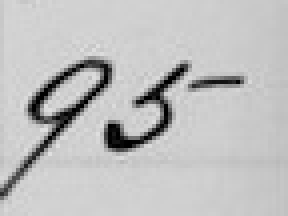
#> input picture Crop_150/1884-11-04_crop_6_7.jpg, 72 x 54 px (shown 4 times larger); its folder holds only this picture in this run
$ python row_column_split_bulk.py --folder Crop_150
#> lines starting #> are read from the running program, lines starting #| are printed output that depends on the picture; after the words box and inside, x2 and y2 are one past the last pixel; in counts of white or black regions, pixels touching at a corner belong together
# USAGE
# python row_column_split_bulk.py -f folder_name

import cv2
import numpy as np
import argparse
import os
import glob
from natsort import natsorted

# construct the argument parser and parse the arguments
ap = argparse.ArgumentParser()
ap.add_argument("-f", "--folder", type=str,
	help="path to input folder")
args = vars(ap.parse_args())


def split(img, pa):
	# greyscale
	gray = cv2.cvtColor(img, cv2.COLOR_BGR2GRAY)

	# threshold
	thresh = cv2.threshold(gray, 0, 255, cv2.THRESH_OTSU )[1]
	thresh = 255 - thresh

	# # apply morphology open (optional)
	# kernel = cv2.getStructuringElement(cv2.MORPH_RECT, (5,5))
	# morph = cv2.morphologyEx(thresh, cv2.MORPH_OPEN, kernel)
	# morph = 255 - morph

	# find and draw the upper and lower boundary of each lines
	hist = cv2.reduce(thresh,1, cv2.REDUCE_AVG).reshape(-1)

	th = 2
	H,W = img.shape[:2]
	uppers = [y for y in range(H-1) if hist[y]<=th and hist[y+1]>th]
	lowers = [y for y in range(H-1) if hist[y]>th and hist[y+1]<=th]

	# find and draw the left and right boundary of each lines
	hist_v = cv2.reduce(thresh,0, cv2.REDUCE_AVG).reshape(-1)

	th = 2
	H,W = img.shape[:2]
	left = [x for x in range(W-1) if hist_v[x]<=th and hist_v[x+1]>th]
	right = [x for x in range(W-1) if hist_v[x]>th and hist_v[x+1]<=th]

	thresh = cv2.cvtColor(thresh, cv2.COLOR_GRAY2BGR)

	# single line split
	if len(lowers) > len(uppers):
		uppers.append(H)
	elif len(lowers) < len(uppers):
		lowers.insert(0,0)
	else:
		uppers.append(H)
		lowers.insert(0,0)

	lines = ( np.array(uppers) + np.array(lowers) ) // 2.0
	lines = lines.astype(int)

	n = range(len(lines)-1)
	for i in n:
	    if lines[i+1] - lines[i] < 20:
	        lines[i+1] = (lines[i+1] + lines[i]) / 2
	        lines[i] = 0

	lines = [i for i in lines if i != 0]

	for y in lines:
	    cv2.line(thresh, (0,y), (W, y), (255,0,0), 1)

	# single line split
	left = [i for i in left if i != 0]
	right = [i for i in right if i != 0]

	if len(left) == len(right):
		right.insert(0,0)
		left.append(W)
	elif len(left) < len(right):
		left.append(W)
	else:
		right.insert(0,0)

	lines_v = ( np.array(left) + np.array(right) ) // 2.0
	lines_v = lines_v.astype(int)

	n = range(len(lines_v)-1)
	for i in n:
	    if lines_v[i+1] - lines_v[i] < 10:
	        lines_v[i+1] = (lines_v[i+1] + lines_v[i]) / 2
	        lines_v[i] = 0

	lines_v = [i for i in lines_v if i != 0]

	if lines_v[0] > 15:
		lines_v.insert(0,0)

	# make sure character don't get cut in the middle (optional)
	n = range(len(lines_v)-1)
	for i in n:
	    if lines_v[i+1] - lines_v[i] < 65:
	        lines_v[i+1] = lines_v[i]

	temp = []
	for col_line in lines_v:
		if col_line not in temp:
			temp.append(col_line)
	lines_v = temp


	for x in lines_v:
	    cv2.line(thresh, (x,0), (x, H), (255,0,0), 1)

	# split the file name from extension
	filename = os.path.splitext(pa)

	# crop image
	row = 1
	n = range(len(lines)-1)
	for i in n:
		y = lines[i]
		H = lines[i+1]
		col = 1

		# crop image
		n_v = range(len(lines_v)-1)
		for i_v in n_v:
			x = lines_v[i_v]
			W = lines_v[i_v+1]
			crop = img[y:H, x:W]

			# crop file with file name
			cv2.imwrite("Crop_150/"+str(filename[0])+"_crop_"+str(row)+"_"+str(col)+".jpg", crop)
			col = col + 1
		row = row + 1

	cv2.imshow("result.png", thresh)
	cv2.waitKey(0)

# read all images from a folder
images = [cv2.imread(image) for image in natsorted(glob.glob(args["folder"] + "/*.jpg"))]
#> images = 1 item
names = [name for name in natsorted(glob.glob(args["folder"] + "/*.jpg"))]

# run the split on all image in the folder
for num in range(len(images)):
	filename = os.path.splitext(names[num])
	pa = str(filename[0]).split("\\")[-1]
	split(images[num], pa)
#> this loop made 1 pass
#> pa on pass 1: 'Crop_150/1884-11-04_crop_6_7'
#> pass 1, in split, `thresh = cv2.threshold(gray, 0, 255, cv2.THRESH_OTSU )[1]`:
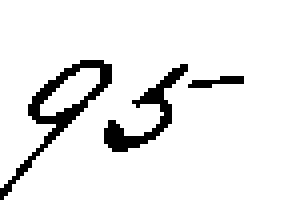
#> thresh: shape (54, 72) (shown 4 times larger); 92% white; black in thin lines or dots, all inside (x1, y1, x2, y2) = (0, 15, 61, 50)

$ run again, on Crop_150/1884-11-07_crop_1_5.jpg
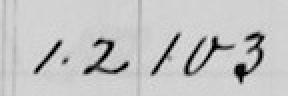
#> input picture Crop_150/1884-11-07_crop_1_5.jpg, 144 x 48 px (shown 2 times larger)
#> images = 1 item
#> the loop `for num in range(len(images)):` made 1 pass
#> pa on pass 1: 'Crop_150/1884-11-07_crop_1_5'
#> pass 1, in split, `thresh = cv2.threshold(gray, 0, 255, cv2.THRESH_OTSU )[1]`:
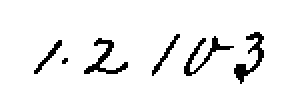
#> thresh: shape (48, 144) (shown 2 times larger); 93.3% white; black in thin lines or dots, all inside (x1, y1, x2, y2) = (17, 16, 132, 42)

$ run again, on Crop_150/1884-11-07_crop_2_5.jpg
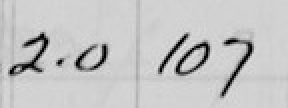
#> input picture Crop_150/1884-11-07_crop_2_5.jpg, 144 x 54 px (shown 2 times larger)
#> images = 1 item
#> the loop `for num in range(len(images)):` made 1 pass
#> pa on pass 1: 'Crop_150/1884-11-07_crop_2_5'
#> pass 1, in split, `thresh = cv2.threshold(gray, 0, 255, cv2.THRESH_OTSU )[1]`:
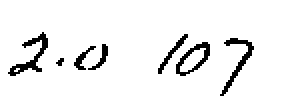
#> thresh: shape (54, 144) (shown 2 times larger); 94% white; black in thin lines or dots, all inside (x1, y1, x2, y2) = (4, 16, 127, 48)

$ run again, on Crop_150/1884-11-07_crop_4_1.jpg
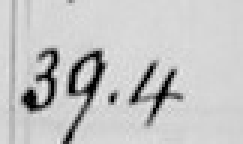
#> input picture Crop_150/1884-11-07_crop_4_1.jpg, 81 x 48 px (shown 3 times larger)
#> images = 1 item
#> the loop `for num in range(len(images)):` made 1 pass
#> pa on pass 1: 'Crop_150/1884-11-07_crop_4_1'
#> pass 1, in split, `thresh = cv2.threshold(gray, 0, 255, cv2.THRESH_OTSU )[1]`:
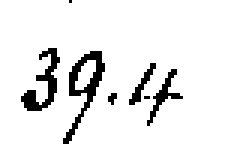
#> thresh: shape (48, 81) (shown 3 times larger); 91.7% white; black in thin lines or dots, all inside (x1, y1, x2, y2) = (7, 0, 61, 48)

$ run again, on Crop_150/1884-11-05_crop_3_1.jpg
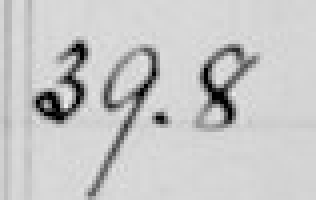
#> input picture Crop_150/1884-11-05_crop_3_1.jpg, 79 x 50 px (shown 4 times larger)
#> images = 1 item
#> the loop `for num in range(len(images)):` made 1 pass
#> pa on pass 1: 'Crop_150/1884-11-05_crop_3_1'
#> pass 1, in split, `thresh = cv2.threshold(gray, 0, 255, cv2.THRESH_OTSU )[1]`:
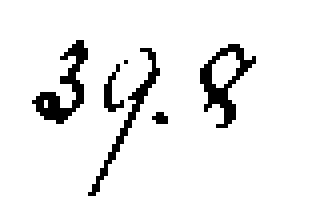
#> thresh: shape (50, 79) (shown 4 times larger); 92.1% white; black in thin lines or dots, all inside (x1, y1, x2, y2) = (8, 10, 64, 49)
